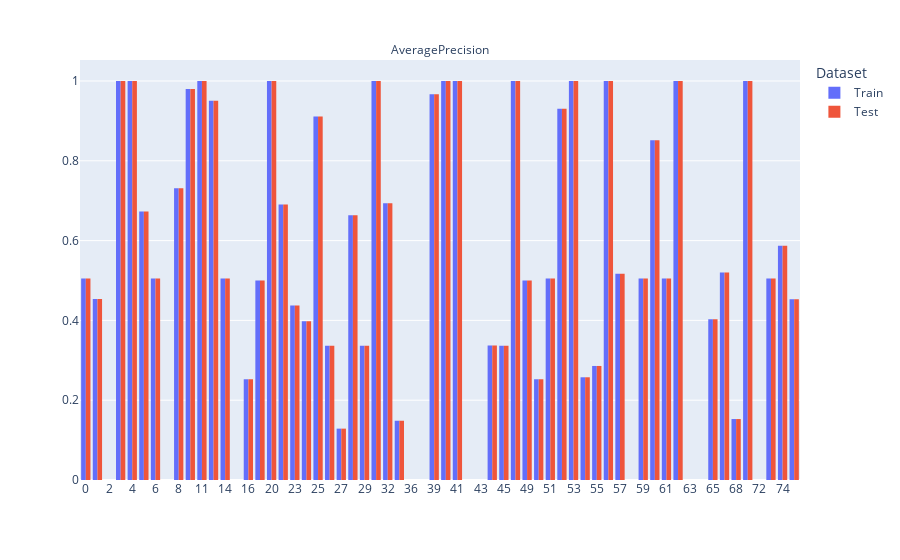

This figure's notebook cell:
### Code cell
check = PerformanceReport(prediction_formatter=DetectionPredictionFormatter(coco.yolo_wrapper))
check.run(train_ds, train_ds, yolo)

### Figure 1 — Plotly figure (JSON) as saved in the notebook; plotly's stock layout.template omitted (floating-point values rounded to 4 significant figures)
{"data": [{"alignmentgroup": "True", "bingroup": "x", "histfunc": "sum", "hovertemplate": "Dataset=Train<br>Metric=AveragePrecision<br>Class=%{x}<br>sum of Value=%{y}<extra></extra>", "legendgroup": "Train", "marker": {"color": "#636efa", "pattern": {"shape": ""}}, "name": "Train", "offsetgroup": "Train", "orientation": "v", "showlegend": true, "type": "histogram", "x": [0, 1, 2, 3, 4, 5, 6, 7, 8, 9, 11, 13, 14, 15, 16, 17, 20, 22, 23, 24, 25, 26, 27, 28, 29, 31, 32, 34, 36, 38, 39, 40, 41, 42, 43, 44, 45, 48, 49, 50, 51, 52, 53, 54, 55, 56, 57, 58, 59, 60, 61, 62, 63, 64, 65, 67, 68, 71, 72, 73, 74, 77], "xaxis": "x", "y": [0.505, 0.4538, 0, 1, 1, 0.673, 0.505, 0, 0.7314, 0.9802, 1, 0.9505, 0.505, 0, 0.2525, 0.5, 1, 0.6906, 0.4376, 0.398, 0.9109, 0.3366, 0.1287, 0.6634, 0.3366, 1, 0.6937, 0.1485, 0, 0, 0.967, 1, 1, 0, 0, 0.3372, 0.3366, 1, 0.5, 0.2525, 0.505, 0.9307, 1, 0.2574, 0.2858, 1, 0.5168, 0, 0.505, 0.8515, 0.505, 1, 0, 0, 0.403, 0.5198, 0.1528, 1, 0, 0.505, 0.5871, 0.453], "yaxis": "y"}, {"alignmentgroup": "True", "bingroup": "x", "histfunc": "sum", "hovertemplate": "Dataset=Test<br>Metric=AveragePrecision<br>Class=%{x}<br>sum of Value=%{y}<extra></extra>", "legendgroup": "Test", "marker": {"color": "#EF553B", "pattern": {"shape": ""}}, "name": "Test", "offsetgroup": "Test", "orientation": "v", "showlegend": true, "type": "histogram", "x": [0, 1, 2, 3, 4, 5, 6, 7, 8, 9, 11, 13, 14, 15, 16, 17, 20, 22, 23, 24, 25, 26, 27, 28, 29, 31, 32, 34, 36, 38, 39, 40, 41, 42, 43, 44, 45, 48, 49, 50, 51, 52, 53, 54, 55, 56, 57, 58, 59, 60, 61, 62, 63, 64, 65, 67, 68, 71, 72, 73, 74, 77], "xaxis": "x", "y": [0.505, 0.4538, 0, 1, 1, 0.673, 0.505, 0, 0.7314, 0.9802, 1, 0.9505, 0.505, 0, 0.2525, 0.5, 1, 0.6906, 0.4376, 0.398, 0.9109, 0.3366, 0.1287, 0.6634, 0.3366, 1, 0.6937, 0.1485, 0, 0, 0.967, 1, 1, 0, 0, 0.3372, 0.3366, 1, 0.5, 0.2525, 0.505, 0.9307, 1, 0.2574, 0.2858, 1, 0.5168, 0, 0.505, 0.8515, 0.505, 1, 0, 0, 0.403, 0.5198, 0.1528, 1, 0, 0.505, 0.5871, 0.453], "yaxis": "y"}], "layout": {"annotations": [{"font": {}, "showarrow": false, "text": "AveragePrecision", "x": 0.5, "xanchor": "center", "xref": "paper", "y": 1, "yanchor": "bottom", "yref": "paper"}], "autosize": true, "barmode": "group", "legend": {"title": {"text": "Dataset"}, "tracegroupgap": 0}, "margin": {"t": 60}, "xaxis": {"anchor": "y", "autorange": true, "domain": [0, 1], "range": [-0.5, 61.5], "title": {}, "type": "category"}, "yaxis": {"anchor": "x", "autorange": true, "domain": [0, 1], "range": [0, 1.053], "showticklabels": true, "title": {}, "type": "linear"}}}
